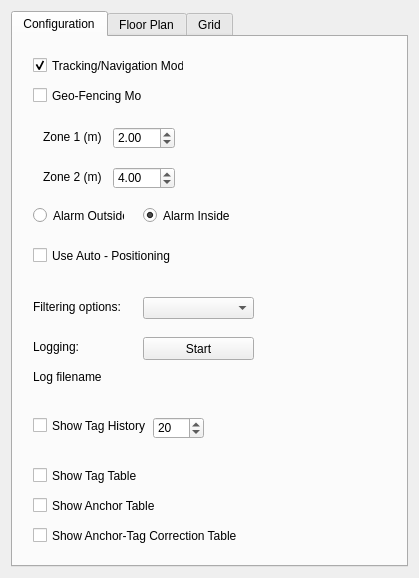
<?xml version="1.0" encoding="UTF-8"?>
<ui version="4.0">
 <class>ViewSettingsWidget</class>
 <widget class="QWidget" name="ViewSettingsWidget">
  <property name="geometry">
   <rect>
    <x>0</x>
    <y>0</y>
    <width>419</width>
    <height>578</height>
   </rect>
  </property>
  <property name="windowTitle">
   <string>Form</string>
  </property>
  <layout class="QVBoxLayout" name="verticalLayout">
   <item>
    <widget class="QTabWidget" name="tabWidget">
     <property name="minimumSize">
      <size>
       <width>300</width>
       <height>300</height>
      </size>
     </property>
     <property name="currentIndex">
      <number>0</number>
     </property>
     <widget class="QWidget" name="config_tab">
      <attribute name="title">
       <string>Configuration</string>
      </attribute>
      <widget class="QCheckBox" name="showTagHistory">
       <property name="enabled">
        <bool>true</bool>
       </property>
       <property name="geometry">
        <rect>
         <x>20</x>
         <y>380</y>
         <width>121</width>
         <height>17</height>
        </rect>
       </property>
       <property name="text">
        <string>Show Tag History</string>
       </property>
       <property name="checkable">
        <bool>true</bool>
       </property>
       <property name="checked">
        <bool>false</bool>
       </property>
      </widget>
      <widget class="QCheckBox" name="showGeoFencingMode">
       <property name="geometry">
        <rect>
         <x>20</x>
         <y>50</y>
         <width>109</width>
         <height>17</height>
        </rect>
       </property>
       <property name="text">
        <string>Geo-Fencing Mode</string>
       </property>
      </widget>
      <widget class="QDoubleSpinBox" name="zone1">
       <property name="geometry">
        <rect>
         <x>100</x>
         <y>90</y>
         <width>62</width>
         <height>22</height>
        </rect>
       </property>
       <property name="maximum">
        <double>300.000000000000000</double>
       </property>
       <property name="value">
        <double>2.000000000000000</double>
       </property>
      </widget>
      <widget class="QDoubleSpinBox" name="zone2">
       <property name="geometry">
        <rect>
         <x>100</x>
         <y>130</y>
         <width>62</width>
         <height>22</height>
        </rect>
       </property>
       <property name="maximum">
        <double>300.000000000000000</double>
       </property>
       <property name="value">
        <double>4.000000000000000</double>
       </property>
      </widget>
      <widget class="QLabel" name="label_z1">
       <property name="geometry">
        <rect>
         <x>30</x>
         <y>90</y>
         <width>61</width>
         <height>20</height>
        </rect>
       </property>
       <property name="text">
        <string>Zone 1 (m)</string>
       </property>
      </widget>
      <widget class="QLabel" name="label_z2">
       <property name="geometry">
        <rect>
         <x>30</x>
         <y>130</y>
         <width>61</width>
         <height>20</height>
        </rect>
       </property>
       <property name="text">
        <string>Zone 2 (m)</string>
       </property>
      </widget>
      <widget class="QRadioButton" name="inAlarm">
       <property name="geometry">
        <rect>
         <x>130</x>
         <y>170</y>
         <width>91</width>
         <height>17</height>
        </rect>
       </property>
       <property name="text">
        <string>Alarm Inside</string>
       </property>
       <property name="checked">
        <bool>true</bool>
       </property>
      </widget>
      <widget class="QRadioButton" name="outAlarm">
       <property name="geometry">
        <rect>
         <x>20</x>
         <y>170</y>
         <width>91</width>
         <height>17</height>
        </rect>
       </property>
       <property name="text">
        <string>Alarm Outside</string>
       </property>
      </widget>
      <widget class="QSpinBox" name="tagHistoryN">
       <property name="geometry">
        <rect>
         <x>140</x>
         <y>380</y>
         <width>51</width>
         <height>22</height>
        </rect>
       </property>
       <property name="minimum">
        <number>1</number>
       </property>
       <property name="maximum">
        <number>128</number>
       </property>
       <property name="value">
        <number>20</number>
       </property>
      </widget>
      <widget class="QCheckBox" name="showTagTable">
       <property name="geometry">
        <rect>
         <x>20</x>
         <y>430</y>
         <width>151</width>
         <height>17</height>
        </rect>
       </property>
       <property name="text">
        <string>Show Tag Table</string>
       </property>
       <property name="checked">
        <bool>false</bool>
       </property>
      </widget>
      <widget class="QCheckBox" name="showAnchorTable">
       <property name="geometry">
        <rect>
         <x>20</x>
         <y>460</y>
         <width>241</width>
         <height>17</height>
        </rect>
       </property>
       <property name="text">
        <string>Show Anchor Table</string>
       </property>
       <property name="checked">
        <bool>false</bool>
       </property>
      </widget>
      <widget class="QCheckBox" name="showAnchorTagCorrectionTable">
       <property name="enabled">
        <bool>true</bool>
       </property>
       <property name="geometry">
        <rect>
         <x>20</x>
         <y>490</y>
         <width>251</width>
         <height>17</height>
        </rect>
       </property>
       <property name="text">
        <string>Show Anchor-Tag Correction Table</string>
       </property>
       <property name="checked">
        <bool>false</bool>
       </property>
      </widget>
      <widget class="QCheckBox" name="showNavigationMode">
       <property name="geometry">
        <rect>
         <x>20</x>
         <y>20</y>
         <width>151</width>
         <height>17</height>
        </rect>
       </property>
       <property name="text">
        <string>Tracking/Navigation Mode</string>
       </property>
       <property name="checked">
        <bool>true</bool>
       </property>
      </widget>
      <widget class="QComboBox" name="filtering">
       <property name="geometry">
        <rect>
         <x>130</x>
         <y>260</y>
         <width>111</width>
         <height>22</height>
        </rect>
       </property>
      </widget>
      <widget class="QLabel" name="label_z1_2">
       <property name="geometry">
        <rect>
         <x>20</x>
         <y>260</y>
         <width>111</width>
         <height>20</height>
        </rect>
       </property>
       <property name="text">
        <string>Filtering options:</string>
       </property>
      </widget>
      <widget class="QCheckBox" name="useAutoPos">
       <property name="enabled">
        <bool>true</bool>
       </property>
       <property name="geometry">
        <rect>
         <x>20</x>
         <y>210</y>
         <width>161</width>
         <height>17</height>
        </rect>
       </property>
       <property name="text">
        <string>Use Auto - Positioning</string>
       </property>
       <property name="checked">
        <bool>false</bool>
       </property>
      </widget>
      <widget class="QLabel" name="label_logingstatus">
       <property name="geometry">
        <rect>
         <x>20</x>
         <y>300</y>
         <width>91</width>
         <height>20</height>
        </rect>
       </property>
       <property name="text">
        <string>Logging:</string>
       </property>
      </widget>
      <widget class="QPushButton" name="logging_pb">
       <property name="geometry">
        <rect>
         <x>130</x>
         <y>300</y>
         <width>111</width>
         <height>23</height>
        </rect>
       </property>
       <property name="text">
        <string>Start</string>
       </property>
      </widget>
      <widget class="QLabel" name="label_logingstatus_2">
       <property name="geometry">
        <rect>
         <x>20</x>
         <y>400</y>
         <width>51</width>
         <height>20</height>
        </rect>
       </property>
       <property name="text">
        <string/>
       </property>
      </widget>
      <widget class="QLabel" name="label_logfile">
       <property name="geometry">
        <rect>
         <x>20</x>
         <y>330</y>
         <width>211</width>
         <height>20</height>
        </rect>
       </property>
       <property name="text">
        <string>Log filename</string>
       </property>
      </widget>
      <widget class="QLabel" name="label_logingstatus_3">
       <property name="geometry">
        <rect>
         <x>20</x>
         <y>240</y>
         <width>51</width>
         <height>20</height>
        </rect>
       </property>
       <property name="text">
        <string/>
       </property>
      </widget>
     </widget>
     <widget class="QWidget" name="floorplan_tab">
      <attribute name="title">
       <string>Floor Plan</string>
      </attribute>
      <layout class="QGridLayout" name="gridLayout_2">
       <item row="3" column="2">
        <widget class="QLabel" name="label_11">
         <property name="text">
          <string>pixels</string>
         </property>
        </widget>
       </item>
       <item row="4" column="1">
        <widget class="QDoubleSpinBox" name="floorplanXScale_sb">
         <property name="maximum">
          <double>1000.000000000000000</double>
         </property>
        </widget>
       </item>
       <item row="5" column="2">
        <widget class="QLabel" name="label_9">
         <property name="text">
          <string>pixesl/m</string>
         </property>
        </widget>
       </item>
       <item row="2" column="0">
        <widget class="QLabel" name="label_3">
         <property name="text">
          <string>X Offset</string>
         </property>
        </widget>
       </item>
       <item row="2" column="1">
        <widget class="QSpinBox" name="floorplanXOff_sb">
         <property name="sizePolicy">
          <sizepolicy hsizetype="Minimum" vsizetype="Fixed">
           <horstretch>0</horstretch>
           <verstretch>0</verstretch>
          </sizepolicy>
         </property>
         <property name="minimum">
          <number>-65536</number>
         </property>
         <property name="maximum">
          <number>65535</number>
         </property>
        </widget>
       </item>
       <item row="0" column="0" colspan="2">
        <widget class="QLabel" name="floorplanPath_lb">
         <property name="text">
          <string>No Floor Plan</string>
         </property>
        </widget>
       </item>
       <item row="7" column="1">
        <widget class="QCheckBox" name="floorplanFlipY_cb">
         <property name="text">
          <string/>
         </property>
        </widget>
       </item>
       <item row="9" column="0">
        <spacer name="verticalSpacer">
         <property name="orientation">
          <enum>Qt::Vertical</enum>
         </property>
         <property name="sizeHint" stdset="0">
          <size>
           <width>20</width>
           <height>40</height>
          </size>
         </property>
        </spacer>
       </item>
       <item row="2" column="2">
        <widget class="QLabel" name="label_12">
         <property name="text">
          <string>pixels</string>
         </property>
        </widget>
       </item>
       <item row="5" column="1">
        <widget class="QDoubleSpinBox" name="floorplanYScale_sb">
         <property name="maximum">
          <double>1000.000000000000000</double>
         </property>
        </widget>
       </item>
       <item row="4" column="2">
        <widget class="QLabel" name="label_10">
         <property name="text">
          <string>pixels/m</string>
         </property>
        </widget>
       </item>
       <item row="3" column="1">
        <widget class="QSpinBox" name="floorplanYOff_sb">
         <property name="minimum">
          <number>-65536</number>
         </property>
         <property name="maximum">
          <number>65536</number>
         </property>
        </widget>
       </item>
       <item row="4" column="0">
        <widget class="QLabel" name="label_6">
         <property name="text">
          <string>X Scale</string>
         </property>
        </widget>
       </item>
       <item row="6" column="0">
        <widget class="QLabel" name="label_7">
         <property name="text">
          <string>Flip X</string>
         </property>
        </widget>
       </item>
       <item row="3" column="0">
        <widget class="QLabel" name="label_4">
         <property name="text">
          <string>Y Offset</string>
         </property>
        </widget>
       </item>
       <item row="6" column="1">
        <widget class="QCheckBox" name="floorplanFlipX_cb">
         <property name="text">
          <string/>
         </property>
        </widget>
       </item>
       <item row="5" column="0">
        <widget class="QLabel" name="label_5">
         <property name="text">
          <string>Y Scale</string>
         </property>
        </widget>
       </item>
       <item row="7" column="0">
        <widget class="QLabel" name="label_8">
         <property name="text">
          <string>Flip Y</string>
         </property>
        </widget>
       </item>
       <item row="8" column="0" colspan="2">
        <layout class="QGridLayout" name="gridLayout">
         <property name="horizontalSpacing">
          <number>6</number>
         </property>
         <item row="0" column="0">
          <widget class="QCheckBox" name="showOrigin">
           <property name="text">
            <string>Show Origin</string>
           </property>
          </widget>
         </item>
         <item row="1" column="2">
          <widget class="QPushButton" name="scaleY_pb">
           <property name="text">
            <string>Y Scale</string>
           </property>
          </widget>
         </item>
         <item row="1" column="0">
          <widget class="QPushButton" name="scaleX_pb">
           <property name="text">
            <string>X Scale</string>
           </property>
          </widget>
         </item>
         <item row="0" column="2">
          <widget class="QPushButton" name="origin_pb">
           <property name="text">
            <string>Set Origin</string>
           </property>
          </widget>
         </item>
        </layout>
       </item>
       <item row="1" column="0">
        <widget class="QPushButton" name="floorplanOpen_pb">
         <property name="sizePolicy">
          <sizepolicy hsizetype="Minimum" vsizetype="Fixed">
           <horstretch>0</horstretch>
           <verstretch>0</verstretch>
          </sizepolicy>
         </property>
         <property name="minimumSize">
          <size>
           <width>0</width>
           <height>0</height>
          </size>
         </property>
         <property name="text">
          <string>Open</string>
         </property>
        </widget>
       </item>
       <item row="1" column="1" alignment="Qt::AlignHCenter">
        <widget class="QCheckBox" name="saveFP">
         <property name="text">
          <string>Save Settings</string>
         </property>
        </widget>
       </item>
      </layout>
     </widget>
     <widget class="QWidget" name="grid_tab">
      <attribute name="title">
       <string>Grid</string>
      </attribute>
      <widget class="QWidget" name="layoutWidget">
       <property name="geometry">
        <rect>
         <x>9</x>
         <y>21</y>
         <width>143</width>
         <height>111</height>
        </rect>
       </property>
       <layout class="QGridLayout" name="gridLayout_3">
        <item row="0" column="0">
         <widget class="QLabel" name="label">
          <property name="minimumSize">
           <size>
            <width>45</width>
            <height>0</height>
           </size>
          </property>
          <property name="text">
           <string>Width (m)</string>
          </property>
         </widget>
        </item>
        <item row="0" column="1">
         <widget class="QDoubleSpinBox" name="gridWidth_sb">
          <property name="decimals">
           <number>2</number>
          </property>
          <property name="singleStep">
           <double>0.100000000000000</double>
          </property>
          <property name="value">
           <double>0.500000000000000</double>
          </property>
         </widget>
        </item>
        <item row="1" column="0">
         <widget class="QLabel" name="label_2">
          <property name="minimumSize">
           <size>
            <width>45</width>
            <height>0</height>
           </size>
          </property>
          <property name="text">
           <string>Height (m)</string>
          </property>
         </widget>
        </item>
        <item row="1" column="1">
         <widget class="QDoubleSpinBox" name="gridHeight_sb">
          <property name="singleStep">
           <double>0.100000000000000</double>
          </property>
          <property name="value">
           <double>0.500000000000000</double>
          </property>
         </widget>
        </item>
        <item row="2" column="0">
         <widget class="QCheckBox" name="gridShow">
          <property name="text">
           <string>Show Grid</string>
          </property>
         </widget>
        </item>
       </layout>
      </widget>
     </widget>
    </widget>
   </item>
  </layout>
 </widget>
 <tabstops>
  <tabstop>gridWidth_sb</tabstop>
  <tabstop>gridHeight_sb</tabstop>
  <tabstop>floorplanOpen_pb</tabstop>
  <tabstop>floorplanXOff_sb</tabstop>
  <tabstop>floorplanYOff_sb</tabstop>
  <tabstop>floorplanXScale_sb</tabstop>
  <tabstop>floorplanYScale_sb</tabstop>
  <tabstop>floorplanFlipX_cb</tabstop>
  <tabstop>floorplanFlipY_cb</tabstop>
 </tabstops>
 <resources/>
 <connections/>
</ui>
